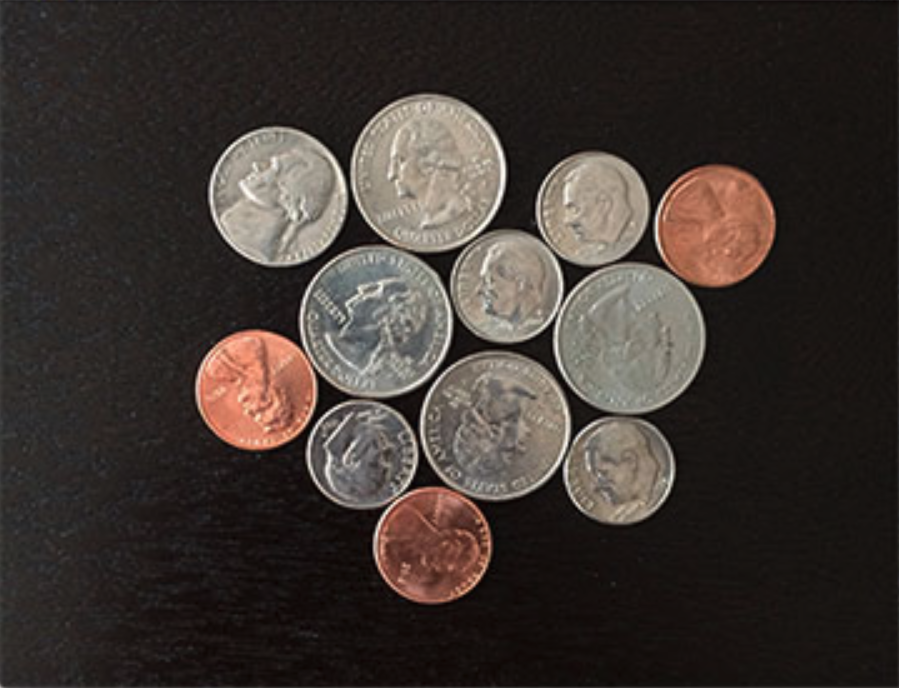
#> input picture DeteccaoDeFormas/assets/coins.png, 899 x 688 px
$ python main.py
#> lines starting #> are read from the running program, lines starting #| are printed output that depends on the picture
import cv2
from matplotlib import pyplot as plt
import numpy as np


img = cv2.imread("assets/coins.png")
#> img is the input picture: shape (688, 899, 3); mean B, G, R 49.8, 54.3, 62.4
## BGR -> RGB
img = cv2.cvtColor(img, cv2.COLOR_BGR2RGB)
## RGB -> cinza
img_gray = cv2.cvtColor(img, cv2.COLOR_RGB2GRAY)
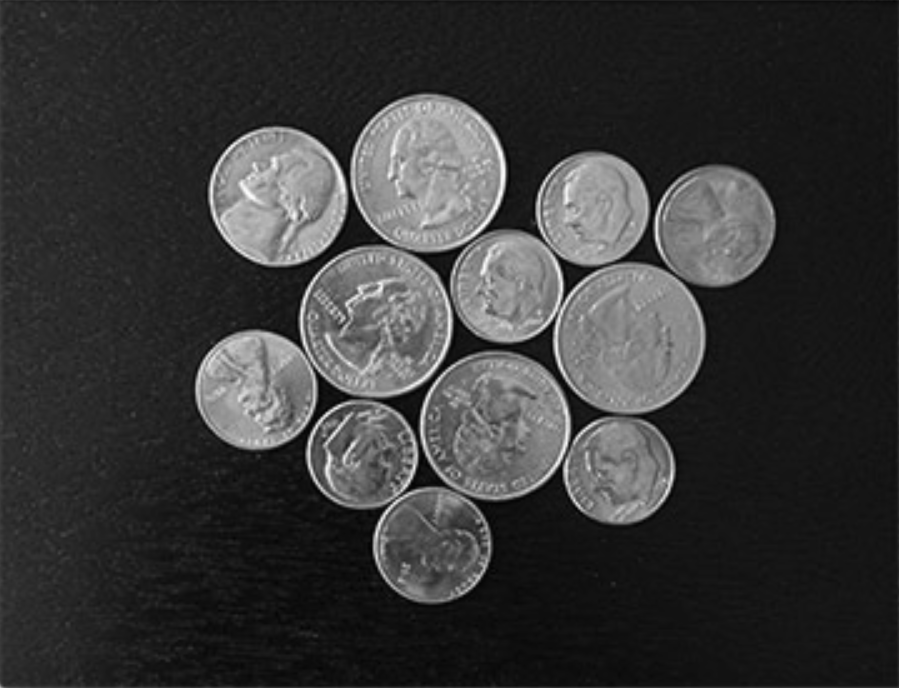
#> img_gray: shape (688, 899); min 1, max 252, mean 56.3


## Deteccao de circulos
edges = cv2.Canny(img_gray, 50, 100)
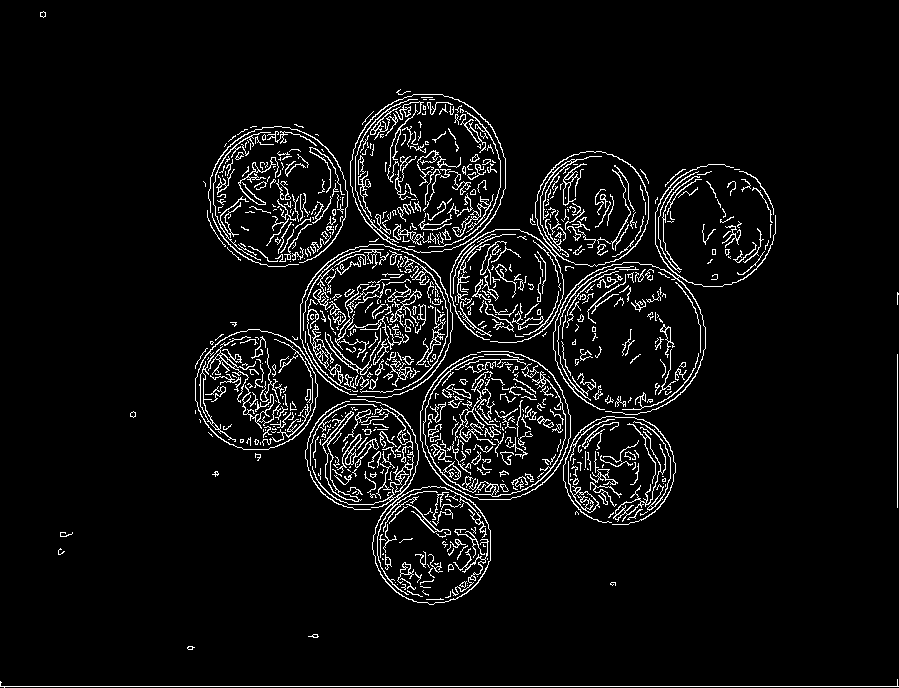
#> edges: shape (688, 899); 5.8% white in thin lines or dots
circles = cv2.HoughCircles(edges, method=cv2.HOUGH_GRADIENT, dp=1,
                           minDist=80, param1=10, param2=30, minRadius=70, maxRadius=90)
#> circles = [[628.5, 337.5, 75.1], [496.5, 427.5, 72.9], [427.5, 173.5, 78.4], [372.5, 319.5, 74]]
#dp - maior detecta bordas mais tênues
#minDist - distancia minima entre circulos
#minRadius - tamanho minimo do raio do circulo
#maxRadius - tamanho minimo do raio do circulo


## cinza -> RGB
bordas_rgb = cv2.cvtColor(edges, cv2.COLOR_GRAY2RGB)
#> bordas_rgb: shape (688, 899, 3); 5.8% white in thin lines or dots
output = bordas_rgb


## Desenho dos circulos baseado nas informacoes coletadas
if circles is not None:
    circles = np.uint16(np.around(circles))
#> circles = [[628, 338, 75], [496, 428, 73], [428, 174, 78], [372, 320, 74]]
    for i in circles[0, :]:
        cv2.circle(output, (i[0], i[1]), i[2], (0, 0, 255), 5)
        cv2.circle(output, (i[0], i[1]), 2, (255, 0, 0), 5)
#> this loop made 4 passes
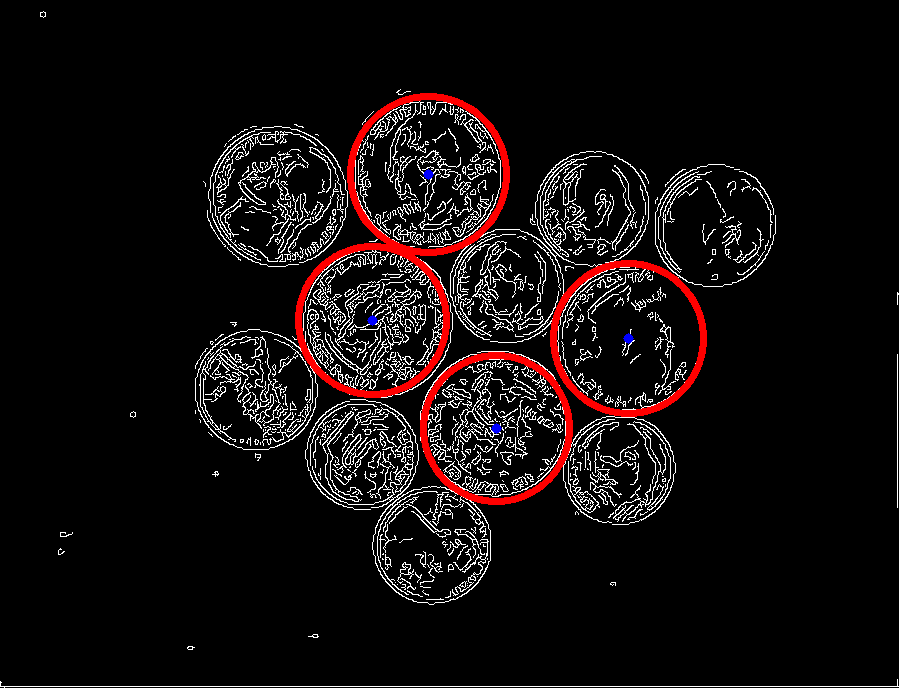
#> output: shape (688, 899, 3); mean B, G, R 13.4, 13.3, 18.7


## Plot
plt.imshow(output, cmap="gray")
plt.show()
